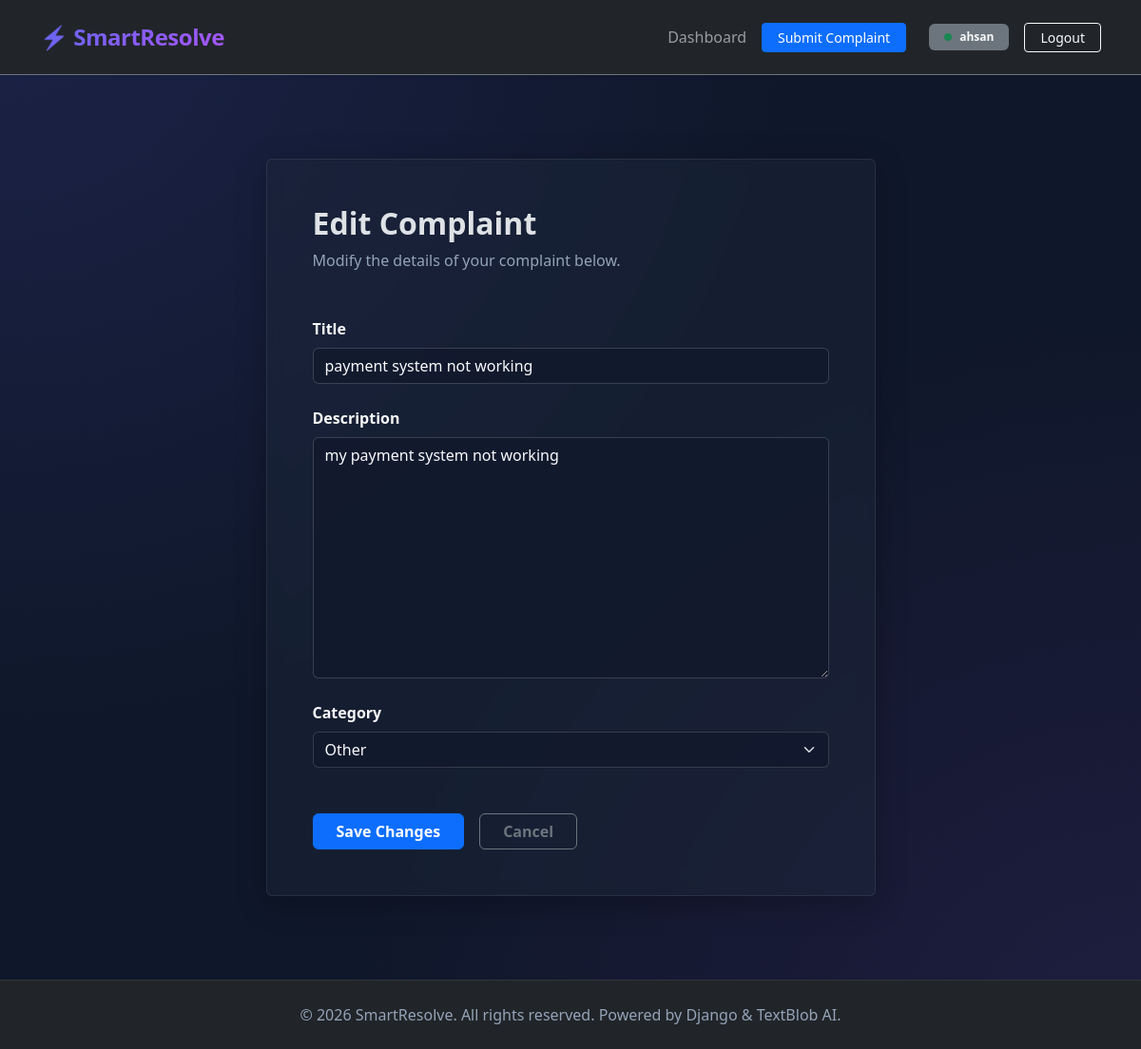
/complaint/8/edit/ (signed in), run on the app's committed database.
### complaint/models.py (models this page shows, shortened)
class Complaint(models.Model):
    CATEGORY_CHOICES = [
        ('technical', 'Technical Support'),
        ('billing', 'Billing & Payments'),
        ('account', 'Account Issues'),
        ('feedback', 'General Feedback'),
        ('other', 'Other'),
    ]
    PRIORITY_CHOICES = [
        ('Low', 'Low'),
        ('Medium', 'Medium'),
        ('High', 'High'),
    ]
    STATUS_CHOICES = [
        ('Pending', 'Pending'),
        ('In Progress', 'In Progress'),
        ('Resolved', 'Resolved'),
    ]
    user = models.ForeignKey(User, on_delete=models.CASCADE, related_name='complaints')
    title = models.CharField(max_length=200)
    description = models.TextField()
    category = models.CharField(max_length=20, choices=CATEGORY_CHOICES, default='other')
    priority = models.CharField(max_length=10, choices=PRIORITY_CHOICES, default='Medium')
    status = models.CharField(max_length=15, choices=STATUS_CHOICES, default='Pending')
    sentiment_score = models.FloatField(null=True, blank=True)
    created_at = models.DateTimeField(auto_now_add=True)
    class Meta:
        ordering = ['-created_at']

### complaint/views.py (the view)
# urls.py: path('complaint/<int:pk>/edit/', views.complaint_edit_view, name='complaint_edit'),
@login_required(login_url='login')
def complaint_edit_view(request, pk):
    complaint = get_object_or_404(Complaint, pk=pk)
    if complaint.user != request.user:
        return HttpResponseForbidden("You are not authorized to edit this complaint.")
    if request.method == 'POST':
        form = ComplaintForm(request.POST, instance=complaint)
        if form.is_valid():
            edited_complaint = form.save(commit=False)
            priority, score = get_priority_and_sentiment(edited_complaint.description)
            edited_complaint.priority = priority
            edited_complaint.sentiment_score = score
            edited_complaint.save()
            messages.success(request, "Complaint updated successfully!")
            return redirect('complaint_detail', pk=complaint.pk)
    else:
        form = ComplaintForm(instance=complaint)
    return render(request, 'complaint/complaint_form.html', {'form': form})

### complaint/forms.py
class ComplaintForm(forms.ModelForm):
    class Meta:
        model = Complaint
        fields = ['title', 'description', 'category']
        widgets = {
            'title': forms.TextInput(attrs={
                'class': 'form-control',
                'placeholder': 'Summarize the issue briefly...'
            }),
            'description': forms.Textarea(attrs={
                'class': 'form-control',
                'placeholder': 'Provide a detailed description of the complaint (our sentiment engine will analyze this to assign priority)...'
            }),
            'category': forms.Select(attrs={
                'class': 'form-select'
            }),
        }

### complaint/templates/complaint/complaint_form.html (shortened to what this page needs)
{% extends 'complaint/base.html' %}
{% block content %}
<div class="row justify-content-center align-items-center" style="min-height: 70vh;">
    <div class="col-sm-12 col-md-10 col-lg-7">
        <div class="card card-glass shadow-lg border-0 my-4">
            <div class="card-body p-5">
                <h2 class="fw-bold mb-2">
                    {% if form.instance.pk %}Edit Complaint{% else %}Submit New Complaint{% endif %}
                </h2>
                <p class="text-muted mb-5 fs-7">
                    {% if form.instance.pk %}
                        Modify the details of your complaint below.
                    {% else %}
                        Submit your issue. Our sentiment analysis engine will automatically categorize and prioritize it.
                    {% endif %}
                </p>
                <form method="post">
                    {% for field in form %}
                        <div class="mb-4">
                            <label for="{{ field.id_for_label }}" class="form-label fw-semibold text-light fs-7">{{ field.label }}</label>
                            {{ field }}
                        </div>
                    {% endfor %}
                    <div class="d-flex gap-3 mt-5">
                        <button type="submit" class="btn btn-primary px-4 fw-semibold">
                            {% if form.instance.pk %}Save Changes{% else %}Submit Complaint{% endif %}
                        </button>
                        <a href="{% url 'dashboard' %}" class="btn btn-outline-secondary px-4 fw-semibold">Cancel</a>
                    </div>
                </form>
            </div>
        </div>
    </div>
</div>
{% endblock %}

### complaint/templates/complaint/base.html (shortened to what this page needs)
{% load static %}
<!DOCTYPE html>
<html lang="en" data-bs-theme="dark">
<head>
    <link href="https://cdn.jsdelivr.net/npm/bootstrap@5.3.3/dist/css/bootstrap.min.css" rel="stylesheet">
    <link rel="stylesheet" href="{% static 'complaint/style.css' %}">
</head>
<body>
    <nav class="navbar navbar-expand-lg navbar-dark bg-dark shadow-sm border-bottom border-secondary py-3">
        <div class="container">
            <a class="navbar-brand navbar-brand-custom fs-4" href="{% url 'dashboard' %}">SmartResolve</a>
            <div class="collapse navbar-collapse" id="navbarNav">
                <ul class="navbar-nav ms-auto align-items-center gap-2 mt-3 mt-lg-0">
                    {% if user.is_authenticated %}
                        <li class="nav-item">
                            <a class="nav-link {% if request.resolver_match.url_name == 'dashboard' %}active text-white fw-bold{% endif %}" href="{% url 'dashboard' %}">Dashboard</a>
                        </li>
                        {% if not user.is_staff %}
                            <li class="nav-item">
                                <a class="btn btn-primary btn-sm px-3" href="{% url 'complaint_create' %}">Submit Complaint</a>
                            </li>
                        {% endif %}
                        <li class="nav-item ms-lg-3">
                            <span class="badge bg-secondary text-light px-3 py-2 fs-7 d-flex align-items-center gap-2">
                                <span class="bg-success rounded-circle" style="width: 8px; height: 8px; display: inline-block;"></span>
                                {{ user.username }}
                            </span>
                        </li>
                        <li class="nav-item ms-lg-2">
                            <form action="{% url 'logout' %}" method="post" class="m-0">
                                <button type="submit" class="btn btn-outline-light btn-sm px-3">Logout</button>
                            </form>
                        </li>
                    {% endif %}
                </ul>
            </div>
        </div>
    </nav>
    <main class="container py-5 my-3 flex-grow-1">
        {% block content %}{% endblock %}
    </main>
    <footer class="footer bg-dark py-4 text-center text-muted">
        <div class="container">
            <p class="mb-0 fs-8">&copy; 2026 SmartResolve. All rights reserved. Powered by Django & TextBlob AI.</p>
        </div>
    </footer>
</body>
</html>

### complaint/static/complaint/style.css (style rules this page uses)
:root { --bg-main: #0F172A; --bg-gradient: radial-gradient(at 0% 0%, rgba(99, 102, 241, 0.15) 0px, transparent 50%), radial-gradient(at 100% 100%, rgba(168, 85, 247, 0.1) 0px, transparent 50%); }
body { background-color: var(--bg-main); background-image: var(--bg-gradient); background-attachment: fixed; color: #F8FAFC; min-height: 100vh; display: flex; flex-direction: column; }
.card-glass { background: rgba(30, 41, 59, 0.45) !important; backdrop-filter: blur(8px) !important; -webkit-backdrop-filter: blur(8px) !important; border: 1px solid rgba(255, 255, 255, 0.08) !important; box-shadow: 0 8px 32px 0 rgba(0, 0, 0, 0.25) !important; transition: all 0.3s cubic-bezier(0.4, 0, 0.2, 1); }
.navbar-brand-custom { font-weight: 800; letter-spacing: -0.5px; background: linear-gradient(135deg, #6366F1 0%, #A855F7 100%); -webkit-background-clip: text; -webkit-text-fill-color: transparent; }
.navbar-brand-custom::before { content: "⚡ "; }
.form-control, .form-select { background-color: rgba(15, 23, 42, 0.6) !important; border: 1px solid rgba(255, 255, 255, 0.15) !important; color: #F8FAFC !important; }
.form-control::placeholder { color: #94A3B8 !important; opacity: 0.7; }
footer { border-top: 1px solid rgba(255, 255, 255, 0.08); }
.text-muted { color: #94A3B8 !important; }

### data on the page
Complaint: form "payment system not working" "my payment system not working" "Other"

### other printed values
{{ user.username }} "ahsan"
{{ field.label }} "Title" "Description" "Category"
